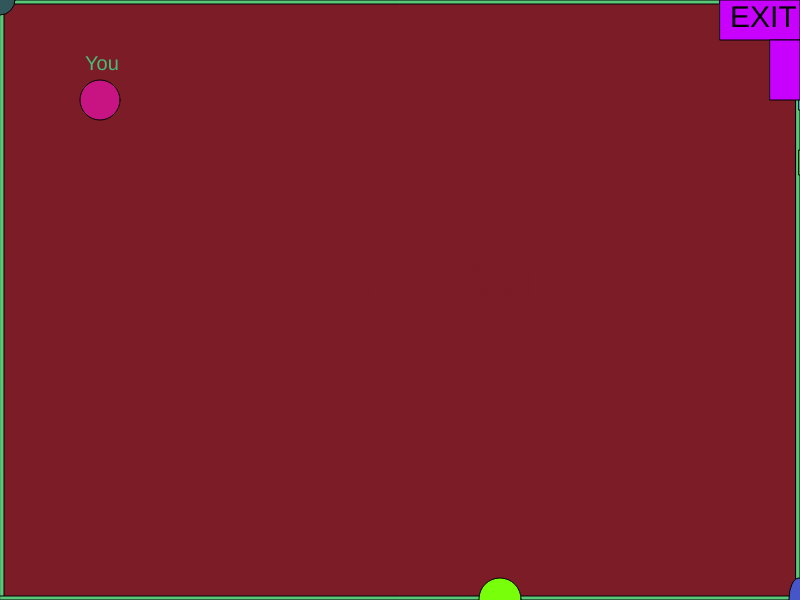
Frame 1 (no input)
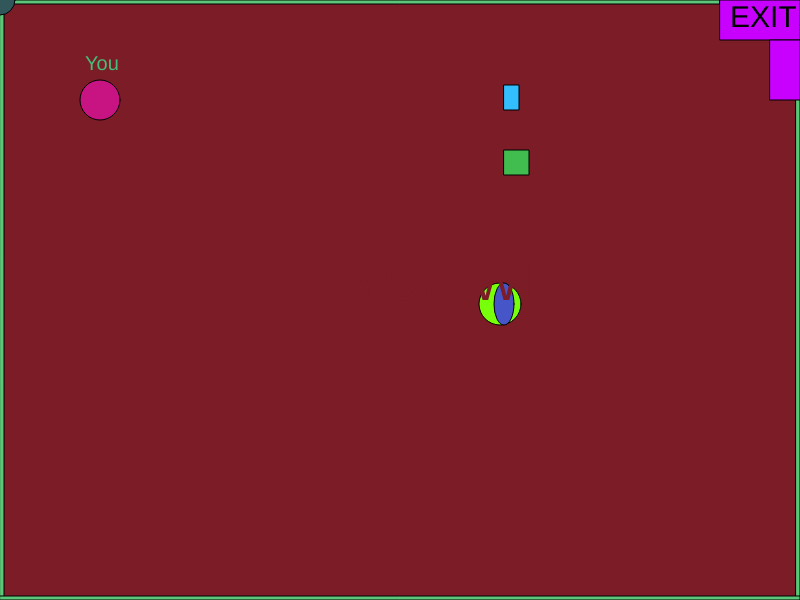
Frame 60 (no input)
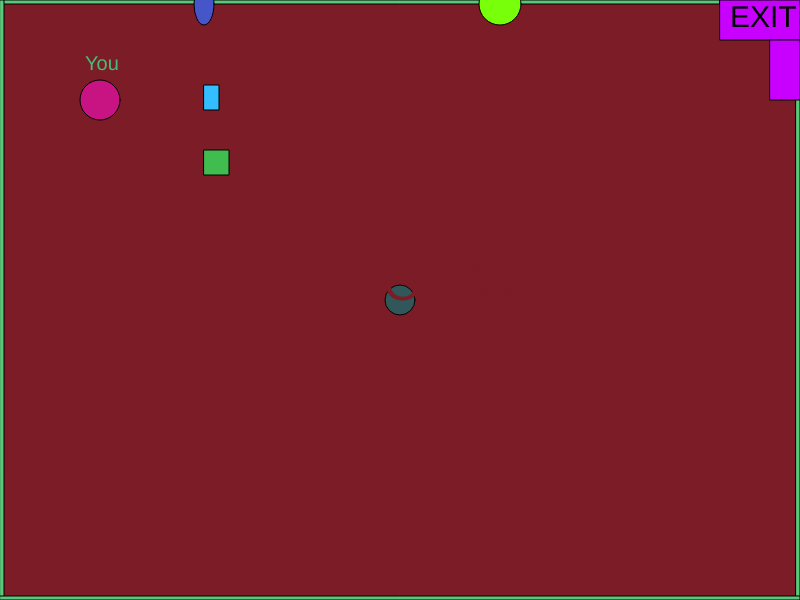
Frame 120 (the mouse pressed at the canvas centre since frame 60)

The p5.js sketch that drew these frames (run headless with seeded random() and noise() and a simulated clock; from frame 60 on, the mouse is pressed at the canvas centre):

// p5.js sketch
// ── sketch.js
var x = 100;
var y = 100;
var Rx = 799;
var Oy = 599;
var mousex = 0;
var mousey = 0;
var Sqx = 799

function setup()
{
  createCanvas(800,600);
  keyPressed()   
}
function draw() 
{
background(123,28,38);
Bord();
Player();
mCircle();
Obst();
mRec();
mRound();
mSq();
Ex();
YouWin();
}


function Ex(){

  fill(200,1,300)
  rect(720, 0, 80, 40)
  rect(770, 40, 30, 60)
  fill(0)
  textSize(30)
  text('EXIT', 730, 27)
}

function Bord(){
  fill(90, 200, 120)
  rect(0,0,800,4)
  rect(0,0,4,600)
  rect(796,0,4,600)
  rect(0,596,800,4)
}

function Obst(){
fill(50, 190, 320)
  rect(Rx, 85, 15, 25)
  fill(120, 300, 10)
  circle(500, Oy, 42)
  fill(70, 85, 200)
  ellipse(Rx, Oy, 20, 42)
  fill(65, 189, 79)
  square(Sqx, 150, 25)

}

function Player(){
 fill(70, 190, 120)
  textSize(20);
  text('You', (x-15), (y-30));
  fill(200, 20, 130)
  circle(x,y,40);
}

function YouWin(){
if(x >= 750 & y <= 20)
    {
      fill(400);
      textSize(50);
      text('YOU WIN', 310, 300);
    }
  
  else if(x < 750 || y >= 20)
    {
      fill(123,28,38);
      textSize(50);
      text('YOU WIN', 350, 300);
    }
}

function  mCircle(){
         fill(50,87,90)
    circle(mousex, mousey, 30);
}


function mSq(){
  if(Sqx < 0)
    {
      Sqx = 799
    }
  else if(0 < Sqx < 800)
    {
      Sqx -= 5
    }
}

function mRound(){
  if(Oy > 0 & Oy < 600)
  {
    Oy-=5;
  }
  else
  {
    Oy = 599;
  }
}

function mRec(){
  if( Rx > 0 & Rx < 800)
  {
    Rx-=5;
  }
  else
  {
    Rx = 799;
  }
}


  function keyPressed(){
  if (key == 'd') 
  {
   x+=30
  } 
  else if (key == 'a') 
  {
    x-=30;
  }
  else if (key == 's')
    {
      y+=30;
    }
   else if (key == 'w')
    {
      y-=30;
    }
  }




   function mousePressed()
    {
        mousex = mouseX;
        mousey = mouseY;
    }
